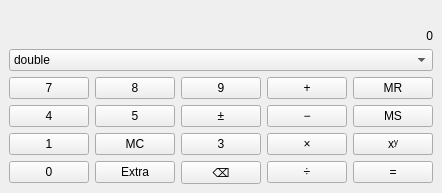
<?xml version="1.0" encoding="UTF-8"?>
<ui version="4.0">
  <class>MainWindow</class>
  <widget class="QMainWindow" name="MainWindow">
    <property name="windowTitle">
      <string>Калькулятор</string>
    </property>
    <widget class="QWidget" name="centralwidget">
      <layout class="QGridLayout" name="gridLayout">
        
        <!-- Формула -->
        <item row="0" column="0" colspan="5">
          <widget class="QLabel" name="l_formula">
            <property name="alignment">
              <set>Qt::AlignRight</set>
            </property>
          </widget>
        </item>

        <!-- Память и результат -->
        <item row="1" column="0" colspan="4">
          <widget class="QLabel" name="l_memory"/>
        </item>
        <item row="1" column="4">
          <widget class="QLabel" name="l_result">
            <property name="text">
              <string>0</string>
            </property>
            <property name="alignment">
              <set>Qt::AlignRight</set>
            </property>
          </widget>
        </item>

        <!-- Комбобокс выбора типа -->
        <item row="2" column="0" colspan="5">
          <widget class="QComboBox" name="cmb_controller">
            <item>
              <property name="text">
                <string>double</string>
              </property>
            </item>
            <item>
              <property name="text">
                <string>float</string>
              </property>
            </item>
            <item>
              <property name="text">
                <string>uint8_t</string>
              </property>
            </item>
            <item>
              <property name="text">
                <string>int</string>
              </property>
            </item>
            <item>
              <property name="text">
                <string>int64_t</string>
              </property>
            </item>
            <item>
              <property name="text">
                <string>size_t</string>
              </property>
            </item>
            <item>
              <property name="text">
                <string>Rational</string>
              </property>
            </item>
          </widget>
        </item>

        <!-- Цифровые кнопки (0-9) -->
        <item row="3" column="0">
          <widget class="QPushButton" name="tb_7">
            <property name="text">
              <string>7</string>
            </property>
          </widget>
        </item>
        <item row="3" column="1">
          <widget class="QPushButton" name="tb_8">
            <property name="text">
              <string>8</string>
            </property>
          </widget>
        </item>
        <item row="3" column="2">
          <widget class="QPushButton" name="tb_9">
            <property name="text">
              <string>9</string>
            </property>
          </widget>
        </item>

        <item row="4" column="0">
          <widget class="QPushButton" name="tb_4">
            <property name="text">
              <string>4</string>
            </property>
          </widget>
        </item>
        <item row="4" column="1">
          <widget class="QPushButton" name="tb_5">
            <property name="text">
              <string>5</string>
            </property>
          </widget>
        </item>
        <item row="4" column="2">
          <widget class="QPushButton" name="tb_6">
            <property name="text">
              <string>6</string>
            </property>
          </widget>
        </item>

        <item row="5" column="0">
          <widget class="QPushButton" name="tb_1">
            <property name="text">
              <string>1</string>
            </property>
          </widget>
        </item>
        <item row="5" column="1">
          <widget class="QPushButton" name="tb_2">
            <property name="text">
              <string>2</string>
            </property>
          </widget>
        </item>
        <item row="5" column="2">
          <widget class="QPushButton" name="tb_3">
            <property name="text">
              <string>3</string>
            </property>
          </widget>
        </item>

        <item row="6" column="0">
          <widget class="QPushButton" name="tb_0">
            <property name="text">
              <string>0</string>
            </property>
          </widget>
        </item>

        <!-- Операции -->
        <item row="3" column="3">
          <widget class="QPushButton" name="tb_add">
            <property name="text">
              <string>+</string>
            </property>
          </widget>
        </item>
        <item row="4" column="3">
          <widget class="QPushButton" name="tb_sub">
            <property name="text">
              <string>−</string> <!-- Unicode MINUS SIGN (U+2212) -->
            </property>
          </widget>
        </item>
        <item row="5" column="3">
          <widget class="QPushButton" name="tb_mul">
            <property name="text">
              <string>×</string> <!-- Unicode MULTIPLICATION SIGN (U+00D7) -->
            </property>
          </widget>
        </item>
        <item row="6" column="3">
          <widget class="QPushButton" name="tb_div">
            <property name="text">
              <string>÷</string> <!-- Unicode DIVISION SIGN (U+00F7) -->
            </property>
          </widget>
        </item>

        <!-- Управление -->
        <item row="6" column="4">
          <widget class="QPushButton" name="tb_eq">
            <property name="text">
              <string>=</string>
            </property>
          </widget>
        </item>
        <item row="5" column="4">
          <widget class="QPushButton" name="tb_clr">
            <property name="text">
              <string>C</string>
            </property>
          </widget>
        </item>
        <item row="4" column="4">
          <widget class="QPushButton" name="tb_mem_save">
            <property name="text">
              <string>MS</string>
            </property>
          </widget>
        </item>
        <item row="3" column="4">
          <widget class="QPushButton" name="tb_mem_recall">
            <property name="text">
              <string>MR</string>
            </property>
          </widget>
        </item>

        <!-- Дополнительные кнопки -->
        <item row="6" column="1">
          <widget class="QPushButton" name="tb_extra">
            <property name="text">
              <string>Extra</string>
            </property>
          </widget>
        </item>
        <item row="6" column="2">
          <widget class="QPushButton" name="tb_backspace">
            <property name="text">
              <string>⌫</string> <!-- Unicode ERASE TO THE LEFT (U+232B) -->
            </property>
          </widget>
        </item>
        <item row="5" column="4">
          <widget class="QPushButton" name="tb_pow">
            <property name="text">
              <string>xʸ</string> <!-- Unicode SUPERSCRIPT Y (U+02B8) -->
            </property>
          </widget>
        </item>
        <item row="4" column="2">
          <widget class="QPushButton" name="tb_sign">
            <property name="text">
              <string>±</string> <!-- Unicode PLUS-MINUS SIGN (U+00B1) -->
            </property>
          </widget>
        </item>
        <item row="5" column="1">
          <widget class="QPushButton" name="tb_mem_clear">
            <property name="text">
              <string>MC</string>
            </property>
          </widget>
        </item>
      </layout>
    </widget>
  </widget>
  <resources/>
  <connections/>
</ui>
